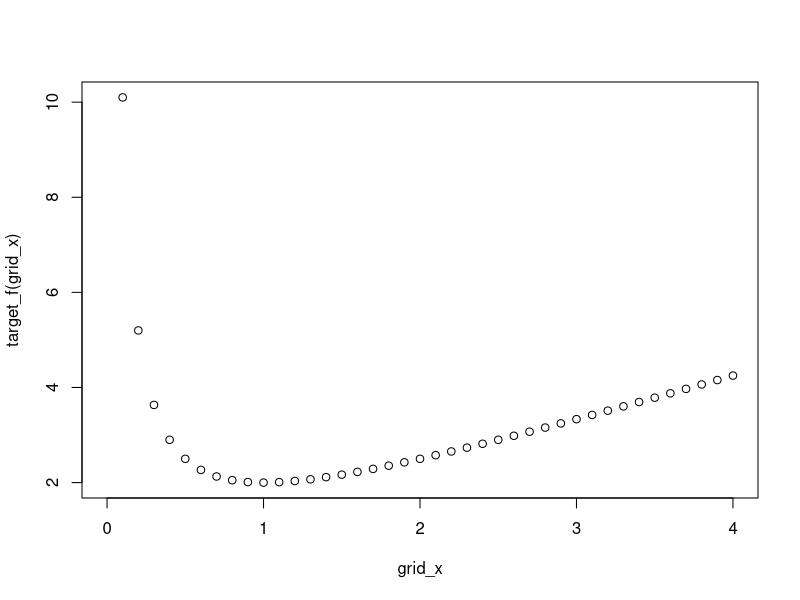
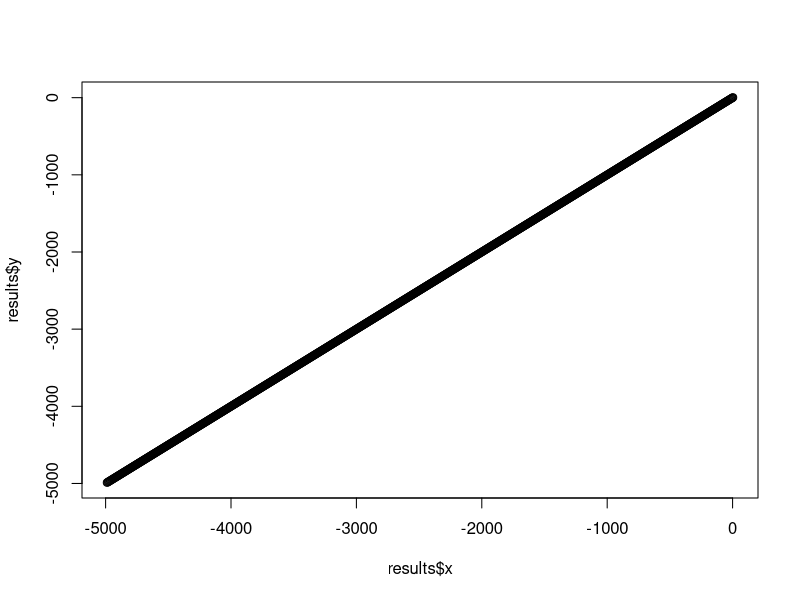

The R script that drew these images, in order:
rm(list = ls())

target_f <- function(x){return( x+1/x )}
grid_x <- seq(0, 4, by = 0.1)
plot(x = grid_x, target_f(grid_x))

curr_x <- 3
step_length <- .5
h <- tol <- 1e-6
max_iter <- 1000
iter <- 0

GD <- function(target_f, x_ini, h, step_length,tol,max_iter){
  curr_x <- x_ini
  all_x <- rep(NA, max_iter)
  all_y <- rep(NA, max_iter)
  for (iter in 1:max_iter) {
    all_x[iter] <- curr_x
    all_y[iter] <- target_f(curr_x)
    der <- (target_f(curr_x+h) - target_f(curr_x-h))/(2*h)
    new_x <- curr_x - step_length*der
    if(abs(new_x - curr_x)<=tol){break}
    curr_x <- new_x
    if(iter == max_iter){warning("Max Iteration!")}
  }
  return(list("x"= na.omit(all_x), "y"=na.omit(all_y)))
}
results <- GD(target_f = target_f, x_ini = 3, h = 1e-5, step_length = 5,
   tol = 1e-6, max_iter = 1000)
plot(results$x, results$y, type = 'b')

